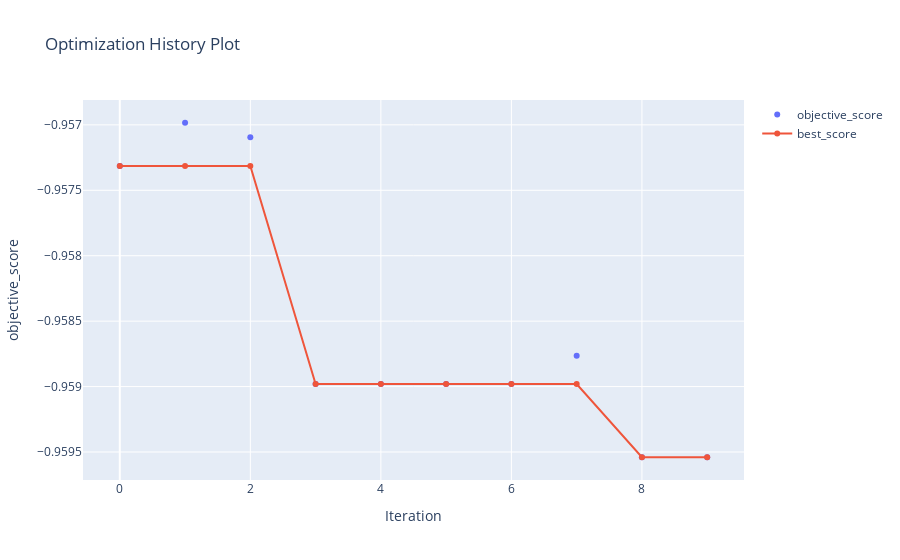

This figure's notebook cell:
### Code cell
algo_object_haris.plot_history()

### Figure 1 — Plotly figure (JSON) as saved in the notebook; plotly's stock layout.template omitted (floating-point values rounded to 4 significant figures)
{"data": [{"mode": "markers", "name": "objective_score", "type": "scatter", "x": [0, 1, 2, 3, 4, 5, 6, 7, 8, 9], "y": [-0.9573, -0.957, -0.9571, -0.959, -0.959, -0.959, -0.959, -0.9588, -0.9595, -0.9595]}, {"mode": "lines+markers", "name": "best_score", "type": "scatter", "x": [0, 1, 2, 3, 4, 5, 6, 7, 8, 9], "y": [-0.9573, -0.9573, -0.9573, -0.959, -0.959, -0.959, -0.959, -0.959, -0.9595, -0.9595]}], "layout": {"title": {"text": "Optimization History Plot"}, "xaxis": {"title": {"text": "Iteration"}}, "yaxis": {"title": {"text": "objective_score"}}}}
